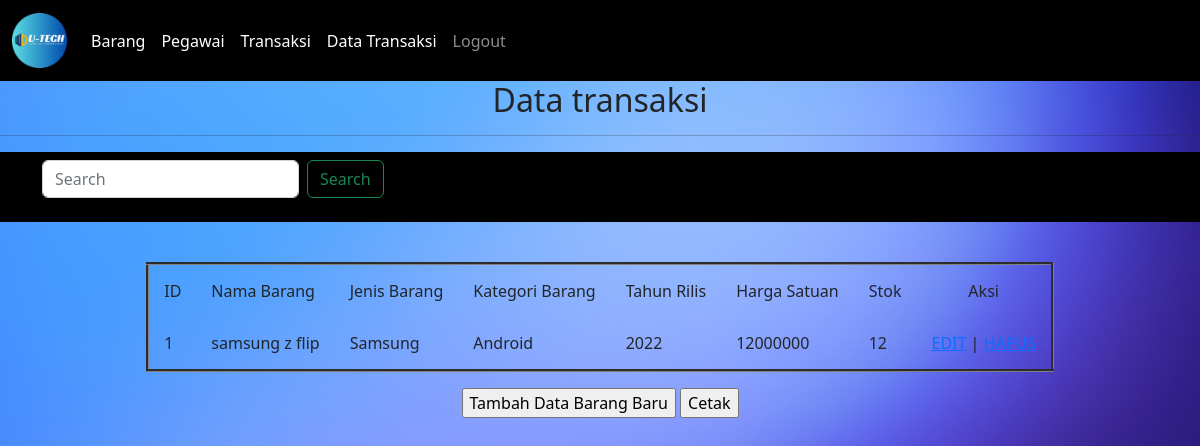
Page /data_transaksi.php on the earlier database version.
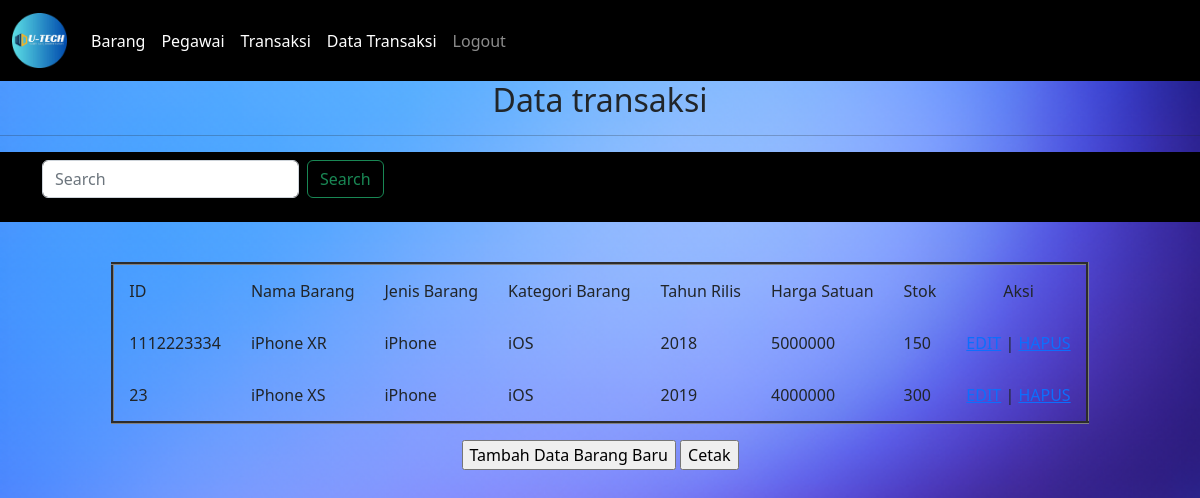
Same page on the later database version.
### tables this page shows
CREATE TABLE `tb_barang` (
  `id_barang` char(10) NOT NULL,
  `nama_barang` varchar(100) NOT NULL,
  `jenis_barang` enum('iPhone','Samsung','Oppo') NOT NULL,
  `kategori_barang` enum('iOS','Android') NOT NULL,
  `tahun_rilis` year(4) NOT NULL,
  `harga_satuan` int(10) NOT NULL,
  `stok_barang` int(5) NOT NULL,
  PRIMARY KEY (`id_barang`)
);

### data_transaksi.php (the view, shortened to what this page needs)
<?php
include "navbar.php";
?>
<!DOCTYPE html>
<html>
<head>
<link href="https://cdn.jsdelivr.net/npm/bootstrap@5.2.2/dist/css/bootstrap.min.css" rel="stylesheet">
</head>
<body >
<h2><center>Data transaksi</center></h2>
  <hr>
  <nav class="navbar bg-body-tertiary">
  <div class="container-fluid" >
    <form method='GET' class="d-flex" role="search" style="margin-left: 30px;">
      <input name="cari" class="form-control me-2" type="search" placeholder="Search" aria-label="Search">
      <button Name="Cari" class="btn btn-outline-success" type="submit">Search</button>
    </form>
  </div>
  </nav>
  <br>
 <div class="table-responsive">
		<table class="table table-bordered table-striped table-hover">
		<table border='3' cellspacing="0" cellpadding='15' align="center">
          <tr>
			<td class="active">ID</td>
          <td class="active">Nama Barang</td>
          <td class="active">Jenis Barang</td>
		  <td class="active">Kategori Barang</td>
          <td class="active">Tahun Rilis</td>
		  <td class="active">Harga Satuan</td>
          <td class="active">Stok</>
        	<td align="center">Aksi</td>
		</tr>
		<?php
        include "koneksi.php";
         if(isset($_GET['cari'])){
            $cari = $_GET['cari'];
            $sql = "SELECT * from tb_barang where id_barang like '%$cari%' or nama_barang = '$cari'";
         }else{
            $sql = "SELECT * from tb_barang";
         }
			$query= mysqli_query($db_link,$sql);
			while($data = mysqli_fetch_array($query))
				{
				?>
                 <tr>
                <td><?php echo $data['id_barang']; ?></td>
                <td><?php echo $data['nama_barang']; ?></td>
                <td><?php echo $data['jenis_barang']; ?></td>
                <td><?php echo $data['kategori_barang']; ?></td>
                <td><?php echo $data['tahun_rilis']; ?></td>
                <td><?php echo $data['harga_satuan']; ?></td>
                <td><?php echo $data['stok_barang']; ?></td>
    <td>
      <a href="barang/edit.php?id_barang=<?php echo "$data[id_barang]"; ?>">EDIT</a> |
      <a href="barang/aksi_hapus.php?id_barang=<?php echo "$data[id_barang]"; ?>" onclick="return confirm('Anda yakin ingin menghapus data?<?php echo "$data[id_barang]"; ?>  ')">HAPUS</a>
    </td>
				</tr>
				<?php
				}
		?>
		</table>
<p>
 <center> <right><input type="button" value="Tambah Data Barang Baru" onclick="location.href='barang/tambah.php'"></right>
  <right><input type="button" value="Cetak" onclick="location.href='../menuisi/pencetakan.php'"></right></center>
  </p></table>
  </div>
</body>
</html>

Differences in the rows shown:
removed tb_barang: id_barang "1", nama_barang "samsung z flip", jenis_barang "Samsung", kategori_barang "Android", tahun_rilis "2022", harga_satuan "12000000", stok_barang "12"
added tb_barang: id_barang "1112223334", nama_barang "iPhone XR", jenis_barang "iPhone", kategori_barang "iOS", tahun_rilis "2018", harga_satuan "5000000", stok_barang "150"
added tb_barang: id_barang "23", nama_barang "iPhone XS", jenis_barang "iPhone", kategori_barang "iOS", tahun_rilis "2019", harga_satuan "4000000", stok_barang "300"
